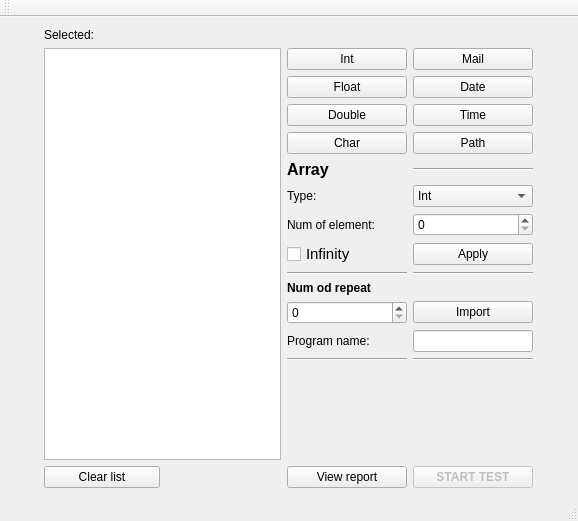
<?xml version="1.0" encoding="UTF-8"?>
<ui version="4.0">
 <class>tester</class>
 <widget class="QMainWindow" name="tester">
  <property name="geometry">
   <rect>
    <x>0</x>
    <y>0</y>
    <width>578</width>
    <height>521</height>
   </rect>
  </property>
  <property name="windowTitle">
   <string>Tester</string>
  </property>
  <widget class="QWidget" name="centralWidget">
   <layout class="QGridLayout" name="gridLayout">
    <item row="11" column="3">
     <widget class="QSpinBox" name="sb_num_repeat"/>
    </item>
    <item row="3" column="3">
     <widget class="QPushButton" name="btn_double">
      <property name="minimumSize">
       <size>
        <width>120</width>
        <height>0</height>
       </size>
      </property>
      <property name="text">
       <string>Double</string>
      </property>
     </widget>
    </item>
    <item row="6" column="3">
     <widget class="QLabel" name="label_3">
      <property name="text">
       <string>Type:</string>
      </property>
     </widget>
    </item>
    <item row="15" column="4">
     <widget class="QPushButton" name="btn_start">
      <property name="enabled">
       <bool>false</bool>
      </property>
      <property name="font">
       <font>
        <weight>75</weight>
        <bold>true</bold>
       </font>
      </property>
      <property name="text">
       <string>START TEST</string>
      </property>
     </widget>
    </item>
    <item row="4" column="4">
     <widget class="QPushButton" name="btn_path">
      <property name="text">
       <string>Path</string>
      </property>
     </widget>
    </item>
    <item row="2" column="4">
     <widget class="QPushButton" name="btn_date">
      <property name="text">
       <string>Date</string>
      </property>
     </widget>
    </item>
    <item row="15" column="5">
     <spacer name="horizontalSpacer_2">
      <property name="orientation">
       <enum>Qt::Horizontal</enum>
      </property>
      <property name="sizeHint" stdset="0">
       <size>
        <width>40</width>
        <height>20</height>
       </size>
      </property>
     </spacer>
    </item>
    <item row="2" column="3">
     <widget class="QPushButton" name="btn_float">
      <property name="minimumSize">
       <size>
        <width>120</width>
        <height>0</height>
       </size>
      </property>
      <property name="text">
       <string>Float</string>
      </property>
     </widget>
    </item>
    <item row="8" column="4">
     <widget class="QPushButton" name="btn_apply_num_element">
      <property name="text">
       <string>Apply</string>
      </property>
     </widget>
    </item>
    <item row="10" column="3">
     <widget class="QLabel" name="label_5">
      <property name="font">
       <font>
        <weight>75</weight>
        <bold>true</bold>
       </font>
      </property>
      <property name="text">
       <string>Num od repeat</string>
      </property>
     </widget>
    </item>
    <item row="1" column="3">
     <widget class="QPushButton" name="btn_int">
      <property name="enabled">
       <bool>true</bool>
      </property>
      <property name="minimumSize">
       <size>
        <width>120</width>
        <height>0</height>
       </size>
      </property>
      <property name="text">
       <string>Int</string>
      </property>
     </widget>
    </item>
    <item row="14" column="3">
     <spacer name="verticalSpacer">
      <property name="orientation">
       <enum>Qt::Vertical</enum>
      </property>
      <property name="sizeHint" stdset="0">
       <size>
        <width>20</width>
        <height>40</height>
       </size>
      </property>
     </spacer>
    </item>
    <item row="0" column="1">
     <widget class="QLabel" name="label">
      <property name="text">
       <string>Selected:</string>
      </property>
     </widget>
    </item>
    <item row="9" column="4">
     <widget class="Line" name="line_3">
      <property name="orientation">
       <enum>Qt::Horizontal</enum>
      </property>
     </widget>
    </item>
    <item row="1" column="5">
     <spacer name="horizontalSpacer">
      <property name="orientation">
       <enum>Qt::Horizontal</enum>
      </property>
      <property name="sizeHint" stdset="0">
       <size>
        <width>40</width>
        <height>20</height>
       </size>
      </property>
     </spacer>
    </item>
    <item row="6" column="4">
     <widget class="QComboBox" name="cb_type_array">
      <item>
       <property name="text">
        <string>Int</string>
       </property>
      </item>
      <item>
       <property name="text">
        <string>Double</string>
       </property>
      </item>
      <item>
       <property name="text">
        <string>Float</string>
       </property>
      </item>
     </widget>
    </item>
    <item row="1" column="4">
     <widget class="QPushButton" name="btn_mail">
      <property name="minimumSize">
       <size>
        <width>120</width>
        <height>0</height>
       </size>
      </property>
      <property name="text">
       <string>Mail</string>
      </property>
     </widget>
    </item>
    <item row="4" column="3">
     <widget class="QPushButton" name="btn_char">
      <property name="minimumSize">
       <size>
        <width>120</width>
        <height>0</height>
       </size>
      </property>
      <property name="text">
       <string>Char</string>
      </property>
     </widget>
    </item>
    <item row="1" column="1" rowspan="14" colspan="2">
     <widget class="QListView" name="list_selected">
      <property name="minimumSize">
       <size>
        <width>0</width>
        <height>300</height>
       </size>
      </property>
      <property name="maximumSize">
       <size>
        <width>250</width>
        <height>16777215</height>
       </size>
      </property>
     </widget>
    </item>
    <item row="15" column="1">
     <widget class="QPushButton" name="btn_clear_list">
      <property name="text">
       <string>Clear list</string>
      </property>
     </widget>
    </item>
    <item row="3" column="4">
     <widget class="QPushButton" name="btn_time">
      <property name="text">
       <string>Time</string>
      </property>
     </widget>
    </item>
    <item row="15" column="3">
     <widget class="QPushButton" name="btn_view_report">
      <property name="minimumSize">
       <size>
        <width>120</width>
        <height>0</height>
       </size>
      </property>
      <property name="maximumSize">
       <size>
        <width>120</width>
        <height>16777215</height>
       </size>
      </property>
      <property name="text">
       <string>View report</string>
      </property>
     </widget>
    </item>
    <item row="9" column="3">
     <widget class="Line" name="line_2">
      <property name="orientation">
       <enum>Qt::Horizontal</enum>
      </property>
     </widget>
    </item>
    <item row="11" column="4">
     <widget class="QPushButton" name="btn_test_file">
      <property name="text">
       <string>Import</string>
      </property>
     </widget>
    </item>
    <item row="7" column="4">
     <widget class="QSpinBox" name="sp_num_element"/>
    </item>
    <item row="1" column="0">
     <spacer name="horizontalSpacer_6">
      <property name="orientation">
       <enum>Qt::Horizontal</enum>
      </property>
      <property name="sizeHint" stdset="0">
       <size>
        <width>40</width>
        <height>20</height>
       </size>
      </property>
     </spacer>
    </item>
    <item row="7" column="3">
     <widget class="QLabel" name="label_4">
      <property name="text">
       <string>Num of element:</string>
      </property>
     </widget>
    </item>
    <item row="5" column="3">
     <widget class="QLabel" name="label_2">
      <property name="font">
       <font>
        <pointsize>12</pointsize>
        <weight>75</weight>
        <bold>true</bold>
       </font>
      </property>
      <property name="text">
       <string>Array</string>
      </property>
     </widget>
    </item>
    <item row="5" column="4">
     <widget class="Line" name="line">
      <property name="orientation">
       <enum>Qt::Horizontal</enum>
      </property>
     </widget>
    </item>
    <item row="8" column="3">
     <widget class="QCheckBox" name="cb_infinity">
      <property name="font">
       <font>
        <pointsize>11</pointsize>
       </font>
      </property>
      <property name="text">
       <string>Infinity</string>
      </property>
     </widget>
    </item>
    <item row="13" column="3">
     <widget class="Line" name="line_4">
      <property name="orientation">
       <enum>Qt::Horizontal</enum>
      </property>
     </widget>
    </item>
    <item row="13" column="4">
     <widget class="Line" name="line_5">
      <property name="orientation">
       <enum>Qt::Horizontal</enum>
      </property>
     </widget>
    </item>
    <item row="12" column="3">
     <widget class="QLabel" name="label_6">
      <property name="text">
       <string>Program name:</string>
      </property>
     </widget>
    </item>
    <item row="12" column="4">
     <widget class="QLineEdit" name="le_prg_name"/>
    </item>
   </layout>
  </widget>
  <widget class="QMenuBar" name="menuBar">
   <property name="geometry">
    <rect>
     <x>0</x>
     <y>0</y>
     <width>578</width>
     <height>25</height>
    </rect>
   </property>
  </widget>
  <widget class="QToolBar" name="mainToolBar">
   <attribute name="toolBarArea">
    <enum>TopToolBarArea</enum>
   </attribute>
   <attribute name="toolBarBreak">
    <bool>false</bool>
   </attribute>
  </widget>
  <widget class="QStatusBar" name="statusBar"/>
 </widget>
 <layoutdefault spacing="6" margin="11"/>
 <resources/>
 <connections/>
</ui>
